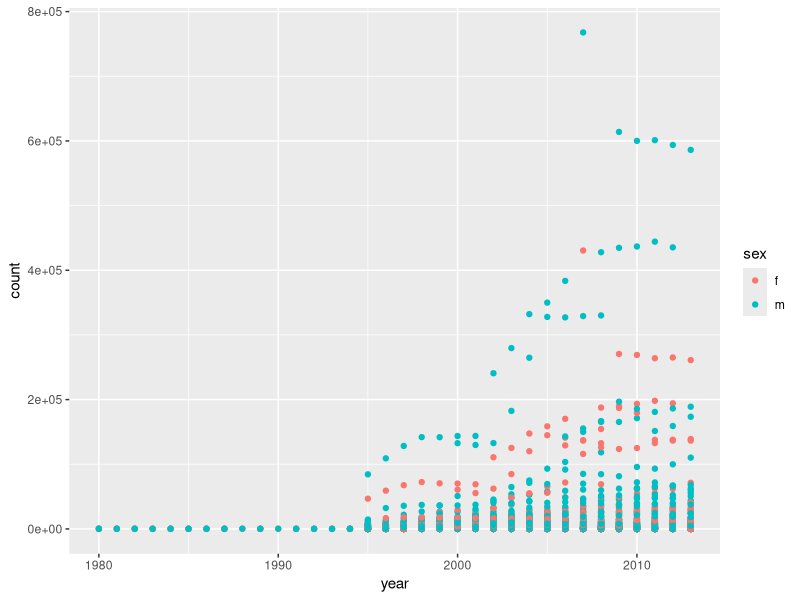

This figure's R source:
library(tidyverse)

# 12 - Tidy Data

## 12.3 Spreading and Gathering

### 1.

stocks <-  tibble(
  year = c(2015, 2015, 2016, 2016),
  half = c( 1, 2, 1, 2),
  return = c(1.88, 0.59, 0.92, 0.17)
)

stocks %>%
  spread(year, return) %>%
  gather("year", "return", `2015`:`2016`)

## 12.4 - Separating and Uniting

### 12.4.3 - Exercises

#### 1.

tibble(x = c("a,b,c", "d,e,f,g", "h,i,j")) %>%
  separate(x, c("one", "two", "three"), extra = "warn")

tibble(x = c("a,b,c", "d,e", "h,i,j")) %>%
  separate(x, c("one", "two", "three"), fill = "right")

## 12.5 - Missing Values

stocks <- tibble(
  year = c(2015, 2015, 2015, 2015, 2016, 2016, 2016),
  qtr = c(1, 2, 3, 4, 2, 3, 4),
  return = c(1.88, 0.59, 0.35, NA, 0.92, 0.17, 2.66)
)

stocks %>%
  spread(year, return) %>%
  gather(year, return, `2015`:`2016`, na.rm = TRUE)

stocks %>%
  complete(year, qtr)

treatment <-  tribble(
  ~ person, ~treatment, ~response,
  "Derrick Whitmore", 1, 7,
  NA, 2, 10,
  NA, 3, 9,
  "Katherine Burke", 1, 4
)

treatment %>%
  fill(person)

## 12.6 - Case Study

who1 <- who %>%
  gather(new_sp_m014:newrel_m014:newrel_f65, key = "key", value = "cases", na.rm = TRUE)

who1 %>%
  count(key)

who2 <- who1 %>%
  mutate(key = stringr::str_replace(key, "newrel", "new_rel"))

who3 <- who2 %>%
  separate(key, c("new", "type", "sexage"), sep="_")

who3 %>%
  count(new)

who4 <-  who3 %>%
  select(-new, -iso2, -iso3)

who5 <- who4 %>%
  separate(sexage, c("sex", "age"), sep = 1)

### 12.6.1 - Exercises

#### 4.

who6 <-  who5 %>%
  group_by(country, year, sex) %>%
  summarize(count = sum(cases))

ggplot(data = who6, mapping = aes(x = year, y = count, color = sex, label = country)) + geom_point()
